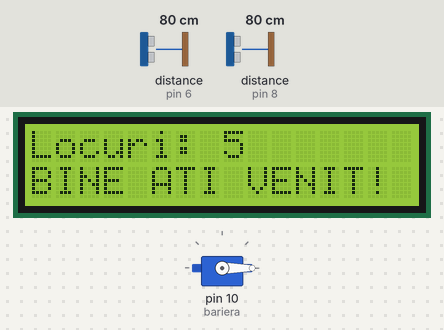
The sketch below on a simulated Arduino Uno, built with avr-gcc and run on an emulated ATmega328P. Shown: 16×2 character LCD, servo. Wiring (inferred from the names in the program): 2 × ultrasonic range finder: trigger pin 7, echo pin 6 / trigger pin 9, echo pin 8. The test bench sets the inputs (shaded band); at power-on: distance to the obstacle (sensors on pin 6, pin 8) 80 cm. The echo pulse lasts 58.3 µs per cm; random numbers use the default seed unless the sketch sets one.

Above: at 3.2 s.
3.3 s: distance to the obstacle (sensor on pin 6) set to 23 cm
4.8 s: distance to the obstacle (sensor on pin 6) set to 19 cm
At 5.7 s:
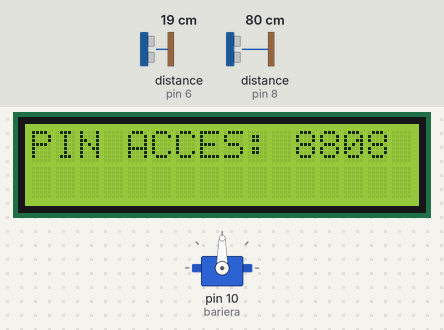
6.4 s: distance to the obstacle (sensor on pin 6) set to 35 cm
9.4 s: distance to the obstacle (sensor on pin 8) set to 23 cm
10.9 s: distance to the obstacle (sensor on pin 8) set to 19 cm
At 12.5 s:
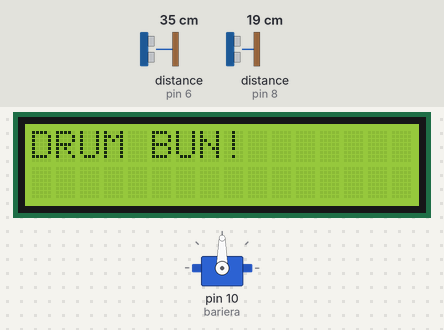
Timing chart, 0 to 15.6 s (numbered marks = the images above; inputs shaded):
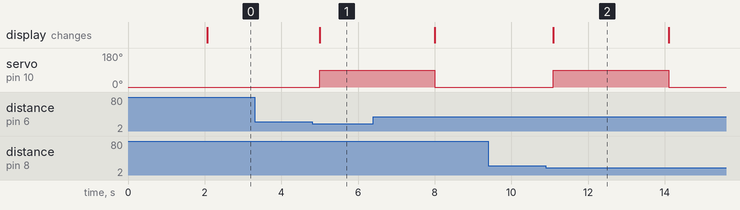

The sketch:

main.ino
```cpp
#include <LiquidCrystal.h>
#include <Servo.h>

// Pini LCD: RS=12, E=11, D4=5, D5=4, D6=3, D7=2
LiquidCrystal lcd(12, 11, 5, 4, 3, 2);
Servo bariera;

// Pini Senzori
const int trigIntrare = 7;
const int echoIntrare = 6;
const int trigIesire = 9;
const int echoIesire = 8;

int locuriDisponibile = 5;

void setup() { // se executa o sg data la pornire
  lcd.begin(16, 2);
  bariera.attach(10);
  bariera.write(0); // bariera porneste inchisa

  pinMode(trigIntrare, OUTPUT);
  pinMode(echoIntrare, INPUT);
  pinMode(trigIesire, OUTPUT);
  pinMode(echoIesire, INPUT);

  lcd.print("Parcare UPT AC");
  delay(2000);
  actualizeazaDisplay();
}

long citesteDistanta(int trig, int echo) {
  digitalWrite(trig, LOW);
  delayMicroseconds(2);
  digitalWrite(trig, HIGH);
  delayMicroseconds(10);
  digitalWrite(trig, LOW);
  return pulseIn(echo, HIGH) * 0.034 / 2;
}

void actualizeazaDisplay() {
  lcd.clear();
  lcd.setCursor(0, 0);
  lcd.print("Locuri: ");
  lcd.print(locuriDisponibile);
  lcd.setCursor(0, 1);
  lcd.print("BINE ATI VENIT!");
}

void loop() {
  long d1 = citesteDistanta(trigIntrare, echoIntrare);
  long d2 = citesteDistanta(trigIesire, echoIesire);

  // LOGICA INTRARE (Senzor Stanga)
  if (d1 > 0 && d1 < 20 && locuriDisponibile > 0) {// daca distanta la senzorul 1 este mica si mai avem locuri libere (locuri > 0)
    locuriDisponibile--;// scade nr locuri libere
    lcd.clear();
    lcd.print("PIN ACCES: ");
    lcd.print(random(1000, 9999)); // genereaza pin de intrare

    bariera.write(90); // se ridica bariera
    delay(3000);       // asteapta masina
    bariera.write(0);  // coboara bariera
    actualizeazaDisplay();
  }

  // LOGICA IESIRE (Senzor Dreapta)
  if (d2 > 0 && d2 < 20 && locuriDisponibile < 5) {
    locuriDisponibile++;
    lcd.clear();
    lcd.print("DRUM BUN!");

    bariera.write(90); // Se ridica
    delay(3000);
    bariera.write(0);  // Coboara
    actualizeazaDisplay();
  }

  delay(200);
}
```

Measured:
- the behaviour switches between 21 and 20 cm on distance to the obstacle (sensor on pin 6) (found by bisection; images 0 and 1)
- the behaviour switches between 21 and 20 cm on distance to the obstacle (sensor on pin 8) (found by bisection; images 1 and 2)
- after the input at 3.3 s, every drawn part: stays the same
- after the input at 4.8 s, servo on pin 10 (bariera): 0° → 90° after 0.20 s; the display: changes after 0.20 s (image 1)
- after the input at 9.4 s, every drawn part: stays the same
- after the input at 10.9 s, servo on pin 10 (bariera): 0° → 90° after 0.19 s, → 0° 3.0 s later; the display: changes after 0.19 s (image 2)
